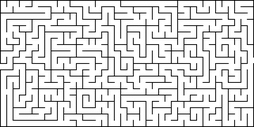
#> input picture src/lab_07/maze2.png, 254 x 127 px, shrunk from 642 x 322 before the run, found by its file name
$ python lab_07.py
#> lines starting #> are read from the running program, lines starting #| are printed output that depends on the picture
import numpy as np
from PIL import Image
import matplotlib.pyplot as plt
from matplotlib.colors import ListedColormap
from multiprocessing import Pool, cpu_count, RawArray
import time
from typing import Tuple, List, Optional
from collections import deque
import ctypes


class MazeNavigationAgent:
    """
    Алгоритм навигации агентов по лабиринту с использованием градиента альфа
    """

    def __init__(self, maze_path: str, n_agents: int = 100, seed: int = 42):
        """
        Инициализация алгоритма

        Args:
            maze_path: путь к изображению лабиринта
            n_agents: количество агентов
            seed: seed для воспроизводимости
        """
        np.random.seed(seed)

        # Загрузка лабиринта
        self.load_maze(maze_path)

        # Параметры
        self.n_agents = n_agents
        self.height, self.width = self.maze.shape

        # Вычисляем метрику альфа (градиент к выходу)
        self.compute_alpha_metric()

        # Инициализация агентов у входа
        self.initialize_agents()

        # 8 направлений: (dx, dy)
        self.directions = [
            (-1, -1), (0, -1), (1, -1),
            (-1, 0), (1, 0),
            (-1, 1), (0, 1), (1, 1)
        ]

        # Подготовка случайных порядков проверки направлений
        self.prepare_random_orders(10000)
        self.current_order_idx = 0

        # История для визуализации
        self.history = []
        self.agent_paths = []  # Пути всех агентов

        # Статистика
        self.successful_agents = 0
        self.total_steps = 0

    def load_maze(self, maze_path: str):
        """Загрузка лабиринта из изображения"""
#> called with maze_path = 'maze2.png'
        img = Image.open(maze_path).convert('L')

        # Преобразуем в numpy массив
        img_array = np.array(img, dtype=np.uint8)

        # Бинаризация: темные пиксели (< 128) = стены (0), светлые = проходы (1)
        self.maze = (img_array > 128).astype(np.int32)
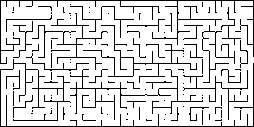
#> self.maze: shape (127, 254) int32; values 0 (black) and 1 (white), 85.1% white; black in thin lines or dots

        self.height, self.width = self.maze.shape
#> self.height = 127; self.width = 254

        print(f"Лабиринт загружен: {self.maze.shape}")
#| Лабиринт загружен: (127, 254)
        print(f"Проходимых клеток: {np.sum(self.maze)}")
#| Проходимых клеток: 27461
        print(f"Стен: {np.sum(1 - self.maze)}")
#| Стен: 4797

    def find_entry_exit(self) -> Tuple[Tuple[int, int], Tuple[int, int]]:
        """
        Поиск входа (слева) и выхода (справа) в лабиринте

        Returns:
            ((entry_x, entry_y), (exit_x, exit_y))
        """
        # Ищем вход в левой колонке
        entry = None
        for y in range(self.height):
            if self.maze[y, 0] == 1:
                entry = (0, y)
                break

        # Ищем выход в правой колонке
        exit_point = None
        for y in range(self.height):
            if self.maze[y, self.width - 1] == 1:
                exit_point = (self.width - 1, y)
                break

        if entry is None:
            # Если нет прохода на границе, ищем ближайший к левому краю
            passable_left = np.where(self.maze[:, :self.width // 4] == 1)
            if len(passable_left[0]) > 0:
                idx = np.argmin(passable_left[1])
                entry = (passable_left[1][idx], passable_left[0][idx])

        if exit_point is None:
            # Если нет прохода на границе, ищем ближайший к правому краю
            passable_right = np.where(self.maze[:, 3 * self.width // 4:] == 1)
            if len(passable_right[0]) > 0:
                idx = np.argmax(passable_right[1])
                exit_point = (3 * self.width // 4 + passable_right[1][idx], passable_right[0][idx])

        if entry is None or exit_point is None:
            raise ValueError("Не удалось найти вход или выход в лабиринте")

        print(f"Вход найден: {entry}")
#| Вход найден: (0, 64)
        print(f"Выход найден: {exit_point}")
#| Выход найден: (253, 57)

        return entry, exit_point

    def compute_alpha_metric(self):
        """
        Вычисление метрики альфа через волновой алгоритм (BFS) от выхода.
        Альфа = -расстояние_до_выхода, то есть чем ближе к выходу, тем больше альфа.
        """
        entry, exit_point = self.find_entry_exit()
#> entry = (0, 64); exit_point = (253, 57)
        self.entry = entry
#> self.entry = (0, 64)
        self.exit = exit_point
#> self.exit = (253, 57)

        # Инициализация: все клетки с -inf, кроме выхода
        self.alpha = np.full((self.height, self.width), -np.inf, dtype=np.float64)

        # BFS от выхода
        queue = deque([exit_point])
        self.alpha[exit_point[1], exit_point[0]] = 0
        visited = set([exit_point])

        # 8 направлений для BFS
        directions_8 = [
            (-1, -1), (0, -1), (1, -1),
            (-1, 0), (1, 0),
            (-1, 1), (0, 1), (1, 1)
        ]

        while queue:
            x, y = queue.popleft()
            current_dist = self.alpha[y, x]

            for dx, dy in directions_8:
                nx, ny = x + dx, y + dy

                # Проверка границ и проходимости
                if (0 <= nx < self.width and 0 <= ny < self.height and
                        self.maze[ny, nx] == 1 and (nx, ny) not in visited):
                    # Расстояние с учетом диагоналей
                    if dx != 0 and dy != 0:
                        dist = np.sqrt(2)  # диагональ
                    else:
                        dist = 1  # прямое движение

                    self.alpha[ny, nx] = current_dist - dist  # отрицательное расстояние
                    visited.add((nx, ny))
                    queue.append((nx, ny))
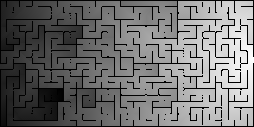
#> self.alpha: shape (127, 254) float64; 14.87% of the values are NaN or infinite; the others: min -378.9, max 0, mean -184.5; drawn with min black, max white, NaN and infinite black

        # Нормализация альфа к диапазону [0, 1] для наглядности
        valid_alpha = self.alpha[self.alpha > -np.inf]
        if len(valid_alpha) > 0:
            min_alpha = np.min(valid_alpha)
#> min_alpha = -378.9
            max_alpha = np.max(valid_alpha)
#> max_alpha = 0
            self.alpha_normalized = np.where(
                self.alpha > -np.inf,
                (self.alpha - min_alpha) / (max_alpha - min_alpha + 1e-10),
                0
            )
        else:
            self.alpha_normalized = np.zeros_like(self.alpha)

        print(f"Метрика альфа вычислена")
        print(f"Диапазон альфа: [{np.min(valid_alpha):.2f}, {np.max(valid_alpha):.2f}]")
#| Диапазон альфа: [-378.93, 0.00]
        print(f"Достижимых клеток: {len(valid_alpha)}")
#| Достижимых клеток: 27461

    def initialize_agents(self):
        """Инициализация агентов у входа в лабиринт"""
        entry_x, entry_y = self.entry
#> entry_x = 0; entry_y = 64

        # Ищем все проходимые клетки рядом со входом
        start_positions = []
        search_radius = 5

        for dy in range(-search_radius, search_radius + 1):
            for dx in range(0, search_radius + 1):  # Только вправо от входа
                x, y = entry_x + dx, entry_y + dy
                if (0 <= x < self.width and 0 <= y < self.height and
                        self.maze[y, x] == 1):
                    start_positions.append((x, y))

        if not start_positions:
            start_positions = [(entry_x, entry_y)]

        # Размещаем агентов
        self.agents_x = []
        self.agents_y = []

        for i in range(self.n_agents):
            x, y = start_positions[i % len(start_positions)]
            self.agents_x.append(x)
            self.agents_y.append(y)

        self.agents_x = np.array(self.agents_x, dtype=np.int32)
        self.agents_y = np.array(self.agents_y, dtype=np.int32)
        self.agents_finished = np.zeros(self.n_agents, dtype=bool)

        print(f"Агенты инициализированы: {self.n_agents}")
        print(f"Стартовых позиций: {len(start_positions)}")
#| Стартовых позиций: 50

    def prepare_random_orders(self, n_orders: int = 10000):
        """Подготовка случайных порядков проверки направлений"""
#> called with n_orders = 10000
        self.random_orders = np.zeros((n_orders, 8), dtype=np.int32)
        for i in range(n_orders):
            self.random_orders[i] = np.random.permutation(8)

    # [168 lines left out: functions get_next_order, move_agent, step, get_statistics, save_checkpoint, visualize_progress, not called in this run]

    def visualize_alpha_metric(self, save_path: str = 'alpha_metric.png'):
        """Визуализация метрики альфа"""
#> called with save_path = 'alpha_metric.png'
        fig, axes = plt.subplots(1, 2, figsize=(16, 7))

        # Левый график - метрика альфа
        ax = axes[0]
        alpha_display = np.where(self.maze == 1, self.alpha_normalized, np.nan)
        im = ax.imshow(alpha_display, cmap='RdYlGn', interpolation='nearest')
        ax.plot(self.entry[0], self.entry[1], 'go', markersize=15, label='Вход')
        ax.plot(self.exit[0], self.exit[1], 'r*', markersize=20, label='Выход')
        ax.set_title('Метрика альфа (градиент к выходу)', fontsize=14, fontweight='bold')
        ax.legend(fontsize=12)
        ax.axis('off')
        plt.colorbar(im, ax=ax, label='Альфа (нормализованная)')

        # Правый график - лабиринт
        ax = axes[1]
        ax.imshow(self.maze, cmap='gray', interpolation='nearest')
        ax.plot(self.entry[0], self.entry[1], 'go', markersize=15, label='Вход')
        ax.plot(self.exit[0], self.exit[1], 'r*', markersize=20, label='Выход')
        ax.set_title('Лабиринт', fontsize=14, fontweight='bold')
        ax.legend(fontsize=12)
        ax.axis('off')

        plt.tight_layout()
        plt.savefig(save_path, dpi=150, bbox_inches='tight')
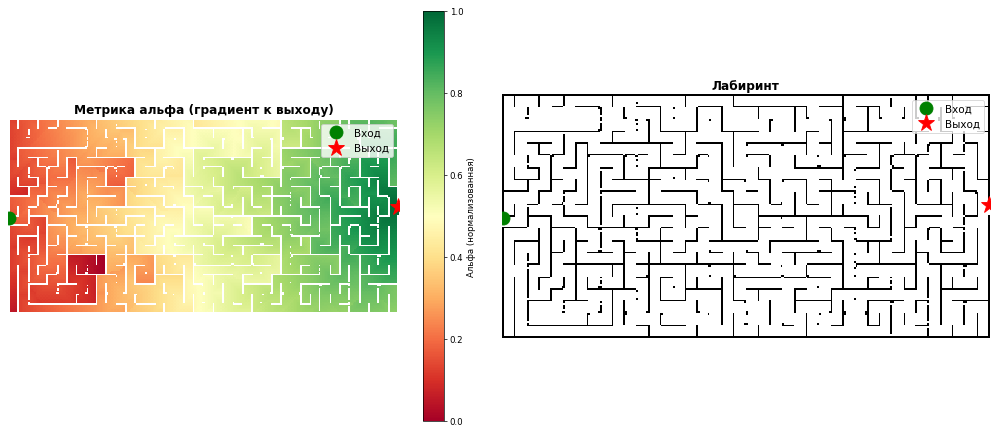
#> figure drawn by matplotlib, 3 panels
        print(f"Визуализация метрики альфа сохранена: {save_path}")
        plt.close()


# === ПАРАЛЛЕЛЬНАЯ ВЕРСИЯ ===

# Глобальные переменные для shared memory
_shared_maze = None
_shared_alpha = None
_shared_agents_x = None
_shared_agents_y = None
_shared_agents_finished = None
_maze_shape = None
_n_agents = None
_directions = None
_random_orders = None
_exit_point = None


# [94 lines left out: functions init_worker_maze, process_agent_batch_maze, not called in this run]


class ParallelMazeNavigator(MazeNavigationAgent):
    """Параллельная версия навигатора по лабиринту"""

    def __init__(self, maze_path: str, n_agents: int = 100,
                 n_processes: int = None, seed: int = 42):
        super().__init__(maze_path, n_agents, seed)

        if n_processes is None:
            n_processes = cpu_count()
        self.n_processes = n_processes

        # Создаем shared memory
        self.setup_shared_memory()

    def setup_shared_memory(self):
        """Настройка shared memory для параллельной обработки"""
        # Shared memory для лабиринта и альфа (read-only для workers)
        self.shared_maze = RawArray(ctypes.c_int32, self.maze.flatten())
        self.shared_alpha = RawArray(ctypes.c_double, self.alpha.flatten())

        # Shared memory для агентов (read-write)
        self.shared_agents_x = RawArray(ctypes.c_int32, self.agents_x)
        self.shared_agents_y = RawArray(ctypes.c_int32, self.agents_y)
        self.shared_agents_finished = RawArray(ctypes.c_bool, self.agents_finished)

    # [90 lines left out: functions step_parallel, plot_maze_scalability, not called in this run]


def experiment_1_single_process(maze_path: str, n_agents: int = 100):
    """
    Эксперимент 1: Запуск на 1 процессе до нахождения выхода всеми агентами
    """
    print("\n" + "=" * 70)
    print("ЭКСПЕРИМЕНТ 1: Поиск пути на 1 процессе")
    print("=" * 70)

    algo = ParallelMazeNavigator(maze_path, n_agents=n_agents, n_processes=1, seed=42)
#| Лабиринт загружен: (127, 254)
#| Проходимых клеток: 27461
#| Стен: 4797
#| Вход найден: (0, 64)
#| Выход найден: (253, 57)
#| Диапазон альфа: [-378.93, 0.00]
#| Достижимых клеток: 27461
#| Стартовых позиций: 50

    iteration = 0
    checkpoint_interval = 50
    next_checkpoint = checkpoint_interval

    algo.save_checkpoint(0)

    print(f"Поиск пути через лабиринт ({n_agents} агентов)...")
    start_time = time.time()

    while algo.successful_agents < algo.n_agents:
        algo.step_parallel(1)
        iteration += 1

        if iteration >= next_checkpoint:
            stats = algo.get_statistics()
            print(f"  Итерация {iteration}: успешных={stats['successful_agents']}, "
                  f"активных={stats['active_agents']}")
            algo.save_checkpoint(iteration)
            next_checkpoint += checkpoint_interval

        # Защита от бесконечного цикла
        if iteration > 10000:
            print(f"Достигнут лимит итераций: {iteration}")
            break

    elapsed = time.time() - start_time

    if algo.successful_agents == algo.n_agents:
        print(f"✓ Все агенты нашли выход за {iteration} итераций!")
        print(f"✓ Время выполнения: {elapsed:.2f}с")
        print(f"✓ Скорость: {iteration / elapsed:.1f} итераций/с")

    algo.visualize_progress('experiment1_progress.png')

    return elapsed, iteration, algo


# [57 lines left out: function experiment_2_scalability, not called in this run]


if __name__ == "__main__":
    import sys

    maze_path = "maze2.png"

    # Проверка существования файла
    import os

    if not os.path.exists(maze_path):
        print(f"Файл {maze_path} не найден!")
        sys.exit(1)

    print("\n" + "=" * 70)
    print("НАВИГАЦИЯ АГЕНТОВ ПО ЛАБИРИНТУ")
    print("=" * 70)

    # Загрузка лабиринта и визуализация метрики альфа
    print("\nЗагрузка лабиринта и вычисление метрики альфа...")
    algo_init = MazeNavigationAgent(maze_path, n_agents=100, seed=42)
    algo_init.visualize_alpha_metric('alpha_metric.png')

    # ЭКСПЕРИМЕНТ 1: Один процесс
#> (the run stopped early here; a loop or call above may not have finished)

$ run again, with src/lab_07/maze1.png copied over src/lab_07/maze2.png
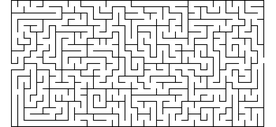
#> input picture src/lab_07/maze1.png, 276 x 127 px, shrunk from 700 x 322 before the run, found by its file name
#> self.maze: shape (127, 276) int32; values 0 (black) and 1 (white), 86% white; black in thin lines or dots
#| Лабиринт загружен: (127, 276)
#| Проходимых клеток: 30134
#| Стен: 4918
#| Вход найден: (0, 0)
#| Выход найден: (275, 0)
#> after the loop in compute_alpha_metric, `while queue:`:
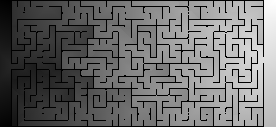
#> self.alpha: shape (127, 276) float64; 14.03% of the values are NaN or infinite; the others: min -489.8, max 0, mean -252.2; drawn with min black, max white, NaN and infinite black
#| Диапазон альфа: [-489.84, 0.00]
#| Достижимых клеток: 30134
#| Стартовых позиций: 36
#> in visualize_alpha_metric, `plt.savefig(save_path, dpi=150, bbox_inches='tight')`:
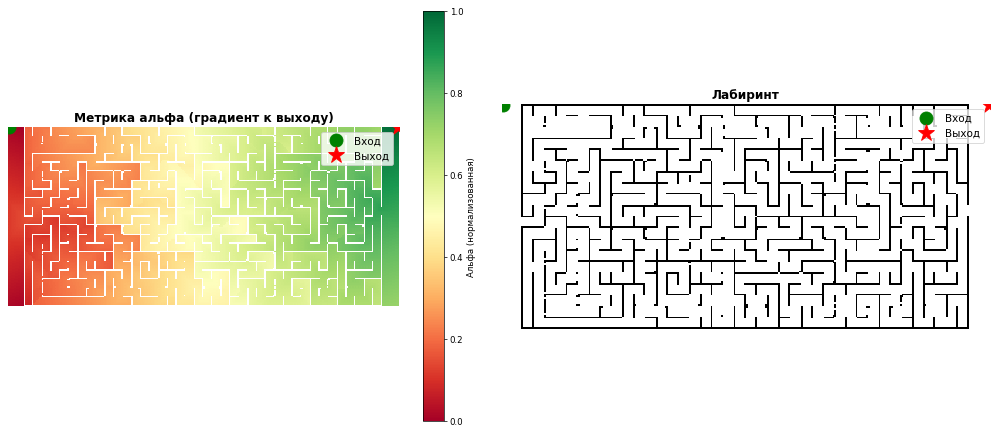
#> figure drawn by matplotlib, 3 panels
#| Лабиринт загружен: (127, 276)
#| Проходимых клеток: 30134
#| Стен: 4918
#| Вход найден: (0, 0)
#| Выход найден: (275, 0)
#| Диапазон альфа: [-489.84, 0.00]
#| Достижимых клеток: 30134
#| Стартовых позиций: 36
